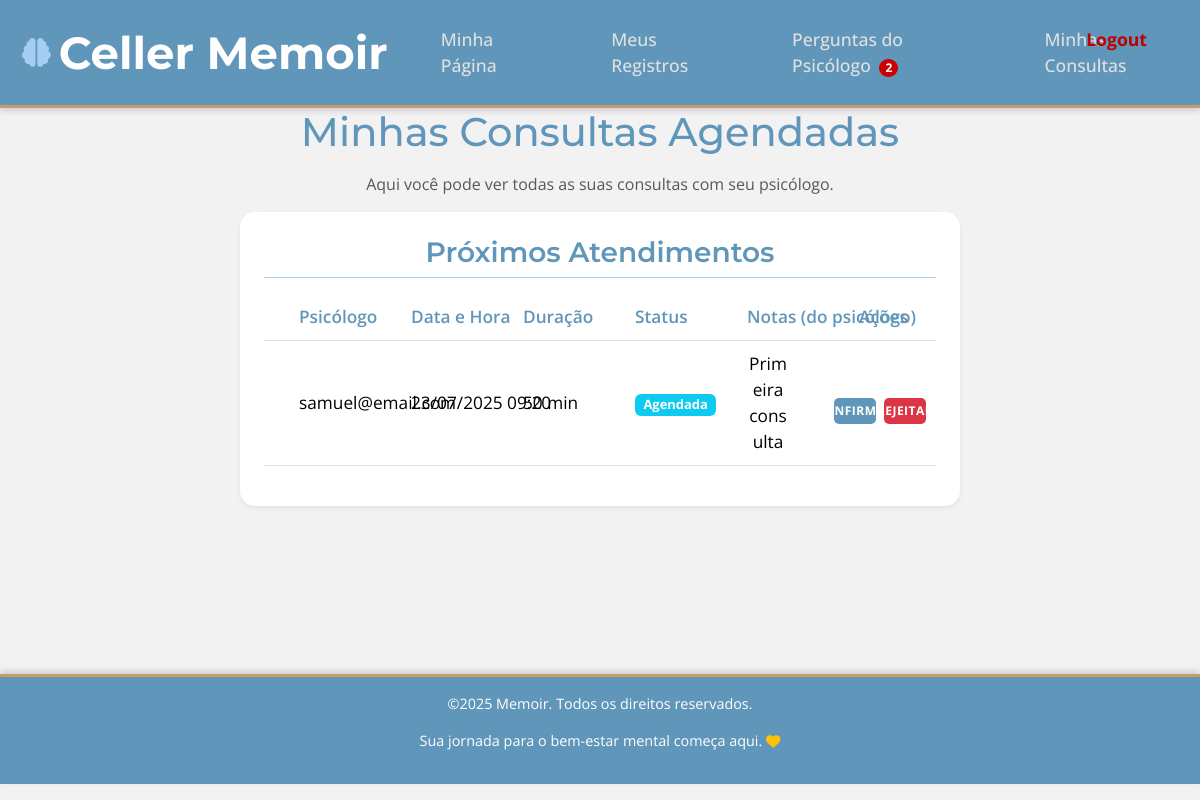
Screenshot of /paciente/minhas_consultas (signed in) with the database file from the repository.
### backend/models.py (models this page shows, shortened)
class Consulta(db.Model):
    id = db.Column(db.Integer, primary_key=True)
    psicologo_id = db.Column(db.Integer, db.ForeignKey('user.id'), nullable=False)
    paciente_id = db.Column(db.Integer, db.ForeignKey('user.id'), nullable=False)
    data_hora = db.Column(db.DateTime, nullable=False)
    duracao_minutos = db.Column(db.Integer, default=50)
    status = db.Column(db.String(50), default='Agendada')
    notas = db.Column(db.Text)
    paciente_da_consulta = db.relationship(
        'Paciente',
        primaryjoin="Consulta.paciente_id == Paciente.id",
        foreign_keys=[paciente_id],
        lazy=True
    )
    psicologo_da_consulta = db.relationship(
        'User',
        primaryjoin="Consulta.psicologo_id == User.id",
        foreign_keys=[psicologo_id],
        lazy=True
    )

class User(db.Model, UserMixin):
    __tablename__ = 'user'
    __table_args__ = {'extend_existing': True}
    id = db.Column(db.Integer, primary_key=True)
    nome = db.Column(db.String(150), nullable=True)  # Novo campo para nome do psicólogo
    email = db.Column(db.String(150), unique=True, nullable=False)
    cpf = db.Column(db.String(20), unique=True, nullable=False)
    password = db.Column(db.String(150), nullable=False)
    tipo = db.Column(db.String(20), nullable=False) # 'paciente' ou 'psicologo'
    trocar_senha = db.Column(db.Boolean, default=False, nullable=False)
    paciente_perfil = db.relationship(
        'Paciente',
        back_populates='user_login',
        lazy=True,
        uselist=False,
        primaryjoin="User.id == Paciente.id"
    )
    pacientes_atendidos = db.relationship(
        'Paciente',
        foreign_keys='Paciente.psicologo_id',
        backref='psicologo_responsavel',
        lazy=True
    )

### backend/routes.py (the view)
@routes.route('/paciente/minhas_consultas')
@login_required
def paciente_minhas_consultas():
    if current_user.tipo != 'paciente':
        flash('Acesso negado. Você não é um paciente.', 'danger')
        return redirect(url_for('routes.login'))
    consultas = Consulta.query.filter_by(paciente_id=current_user.id)\
                               .order_by(Consulta.data_hora.asc()).all()
    from datetime import datetime as dt_now
    now = dt_now.utcnow()
    return render_template('paciente_minhas_consultas.html', consultas=consultas, now=now)

### backend/templates/paciente_minhas_consultas.html (shortened to what this page needs)
{% extends "base.html" %}
{% block content %}
<div class="container paciente-minhas-consultas-wrapper">
    <div class="row justify-content-center">
        <div class="col-md-10 col-lg-8 paciente-minhas-consultas-top-card">
            <h1 class="text-center mb-4">Minhas Consultas Agendadas</h1>
            <p class="text-center text-muted">Aqui você pode ver todas as suas consultas com seu psicólogo.</p>
            <div class="card shadow-sm">
                <div class="card-body">
                    <h3 class="card-title mb-3">Próximos Atendimentos </h3>
                    {% if consultas %}
                    <div class="table-responsive">
                        <table class="table table-hover">
                            <thead>
                                <tr>
                                    <th>Psicólogo</th>
                                    <th>Data e Hora</th>
                                    <th>Duração</th>
                                    <th>Status</th>
                                    <th>Notas (do psicólogo)</th>
                                    <th>Ações</th>
                                </tr>
                            </thead>
                            <tbody>
                                {% for consulta in consultas %}
                                <tr {% if consulta.data_hora < now %}class="table-secondary"{% endif %}>
                                    <td>{{ consulta.psicologo_da_consulta.email }}</td>
                                    <td>{{ consulta.data_hora.strftime('%d/%m/%Y %H:%M') }}</td>
                                    <td>{{ consulta.duracao_minutos }} min</td>
                                    <td><span class="badge bg-{% if consulta.status == 'Agendada' %}info{% elif consulta.status == 'Realizada' %}success{% elif consulta.status == 'Confirmada' %}primary{% elif consulta.status == 'Rejeitada' %}danger{% else %}secondary{% endif %}">{{ consulta.status }}</span></td>
                                    <td>{{ consulta.notas if consulta.notas else 'N/A' }}</td>
                                    <td>
                                        {% if consulta.status == 'Agendada' %}
                                        <div class="d-flex gap-2 align-items-center justify-content-center consulta-action-buttons flex-wrap flex-md-nowrap w-100">
                                            <form method="POST" action="{{ url_for('routes.paciente_confirmar_consulta', consulta_id=consulta.id) }}" class="mb-1 w-100 w-md-auto">
                                                <button type="submit" class="btn btn-primary btn-xs consulta-btn w-100 w-md-auto" style="padding: 4px 0.25rem; font-size: 0.75rem; width:90px;">Confirmar</button>
                                            </form>
                                            <form method="POST" action="{{ url_for('routes.paciente_rejeitar_consulta', consulta_id=consulta.id) }}" class="mb-1 w-100 w-md-auto">
                                                <button type="submit" class="btn btn-danger btn-xs consulta-btn w-100 w-md-auto" style="padding: 4px 0.25rem; font-size: 0.75rem;width:90px;">Rejeitar</button>
                                            </form>
                                        </div>
                                        {% else %}
                                        <span class="text-muted">-</span>
                                        {% endif %}
                                    </td>
                                </tr>
                                {% endfor %}
                            </tbody>
                        </table>
                    </div>
                    {% else %}
                    <div class="alert alert-info" role="alert">
                        Você ainda não tem consultas agendadas.
                    </div>
                    {% endif %}
                </div>
            </div>
        </div>
    </div>
</div>
{% endblock %}

### backend/static/style.css (style rules this page uses)
:root { --primary-color: #6096BA; --secondary-color: #A3CEF1; --background-light: #F2F2F2; --text-dark: #3D5B5B; --accent-color: #C69C6D; --alert-success-bg: #d4edda; --alert-success-text: #155724; --alert-success-border: #c3e6cb; --alert-error-bg: #f8d7da; --alert-error-text: #721c24; --alert-error-border: #f5c6cb; --alert-info-bg: #d1ecf1; --alert-info-text: #0c5460; --alert-info-border: #bee5eb; }
body { font-family: 'Open Sans', sans-serif; background-color: var(--background-light); color: var(--text-dark); min-height: 98dvh; display: Grid; grid-template-rows: auto 1fr auto; }
h1, h2, h3, h4, h5, h6, .navbar-brand, .card-title { font-family: 'Montserrat', sans-serif; color: var(--primary-color); text-align: center; }
.card { border: none; border-radius: 15px; box-shadow: 0 6px 12px rgba(0,0,0,0.1); transition: transform 0.3s ease-in-out, box-shadow 0.3s ease-in-out; background-color: #ffffff; }
.card-title { color: var(--primary-color); font-weight: 600; margin-bottom: 1rem; padding-bottom: 0.5rem; border-bottom: 1px solid var(--secondary-color); }
.btn { border-radius: 25px; padding: 0.75rem 1.5rem; font-weight: 700; font-size: 1.05rem; cursor: pointer; text-transform: uppercase; letter-spacing: 0.5px; transition: all 0.3s ease; display: block; margin: 0 auto; margin-top: 20px; }
.btn-primary { background-color: var(--primary-color); border-color: var(--primary-color); color: #fff; }
.paciente-minhas-consultas-wrapper { margin-top: 0 !important; padding-top: 0 !important; }
.row .card > .card-body { padding: 1.5rem; }
.table-responsive { overflow-x: auto; -webkit-overflow-scrolling: touch; }
.mb-3, .mb-4 { margin-bottom: 1rem !important; }
.paciente-minhas-consultas-wrapper table { width: 100%; table-layout: fixed; }
.paciente-minhas-consultas-wrapper table th, .paciente-minhas-consultas-wrapper table td { padding: 2rem 3.5rem; vertical-align: middle; text-align: left; white-space: nowrap; }
.paciente-minhas-consultas-wrapper table th { font-weight: 600; color: var(--primary-color); }
.paciente-minhas-consultas-wrapper table td:nth-child(1) { min-width: 220px; width: 20%; }
.paciente-minhas-consultas-wrapper table td:nth-child(2) { min-width: 180px; width: 20%; }
.paciente-minhas-consultas-wrapper table td:nth-child(3) { min-width: 120px; width: 15%; }
.paciente-minhas-consultas-wrapper table td:nth-child(4) { min-width: 140px; text-align: center; width: 15%; }
.paciente-minhas-consultas-wrapper table td:nth-child(5) { min-width: 250px; white-space: normal; width: 30%; }
.consulta-action-buttons { gap: 10px; display: flex; align-items: center; }
.consulta-action-buttons .consulta-btn { width: 150px; text-align: center; padding: 10px 15px; font-size: 0.9rem; border-radius: 5px; border: none; cursor: pointer; display: inline-flex; justify-content: center; align-items: center; }
.table thead th, .table tbody td { vertical-align: middle; font-size: 1.08rem; padding: 10px 35px; text-align: center; }
.card { min-width: 320px; }

### rows the page displays
Consulta: psicologo_da_consulta.email "samuel@email.com", data_hora "23/07/2025 09:20", duracao_minutos "50", status "Agendada", notas "Primeira consulta"

### other values shown
{{ perguntas_pendentes }} "2"
